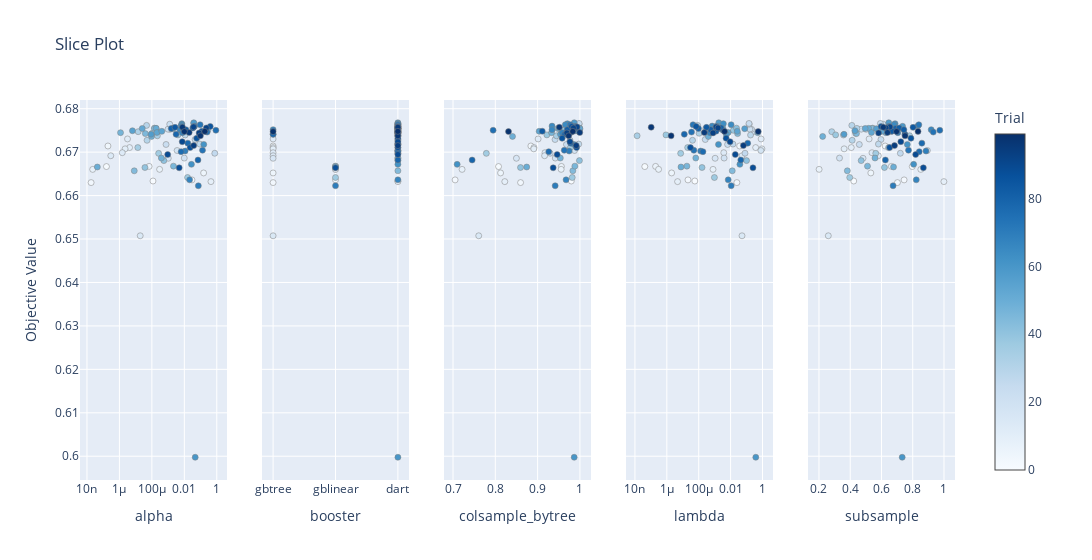

Notebook cell for this chart:
### Code cell
optuna.visualization.plot_slice(study, params = ['subsample',
'lambda',
'colsample_bytree',
'alpha',
'booster'])
